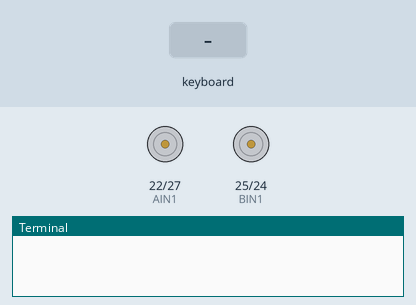
The program below on a simulated Raspberry Pi (BCM pin numbers). Shown: motor-driver pin pairs drawn as motors (green arrow = first pin HIGH = forward, orange = second pin HIGH = backward, longer = more drive, scaled by the enable pin), the last lines printed to the terminal. Inputs (shaded band) come from the test bench. The pygame window is not drawn.

Above: at 1.2 s.
1.3 s: key "w" typed on the keyboard
At 1.39 s:
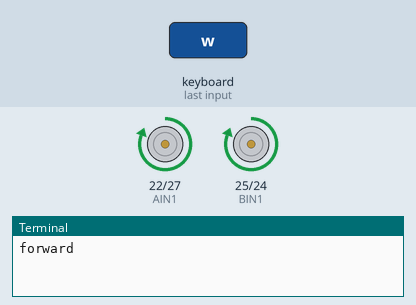
2.9 s: key "s" typed on the keyboard
At 2.99 s:
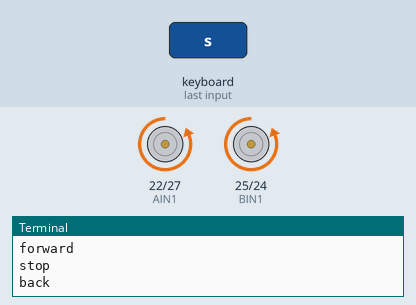
4.5 s: key "e" typed on the keyboard
At 4.59 s:
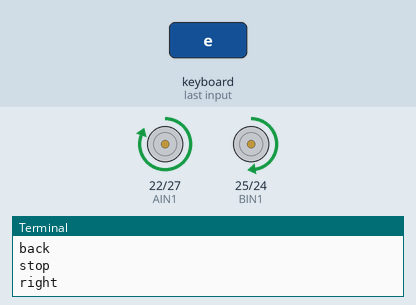
6.1 s: key "z" typed on the keyboard
At 6.19 s:
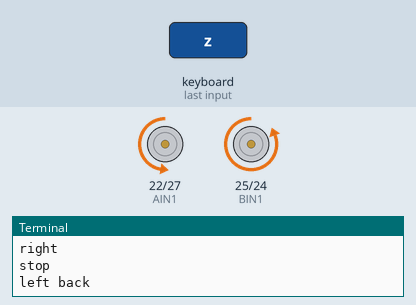
7.7 s: key "c" typed on the keyboard
At 7.79 s:
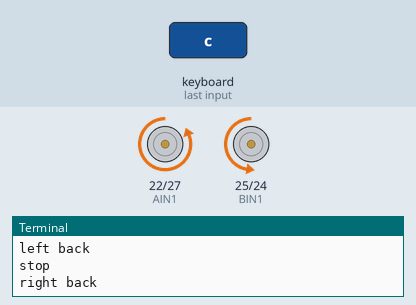
9.3 s: key "a" typed on the keyboard
At 9.39 s:
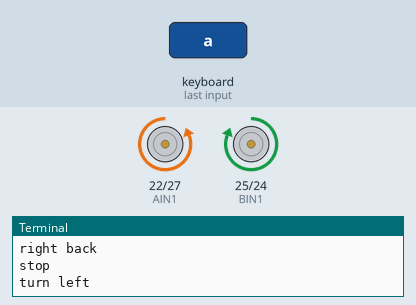
Timing chart, 0 to 11.9 s (numbered marks = the images above; inputs shaded):
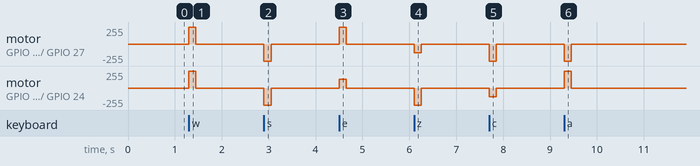

Measured:
- after the input at 1.3 s, motor on GPIO 22 (AIN1) / GPIO 27 (AIN2), motor on GPIO 25 (BIN1) / GPIO 24 (BIN2): stopped → forward 255/255 at once, → stopped 0.15 s later
- after the input at 2.9 s, motor on GPIO 22 (AIN1) / GPIO 27 (AIN2), motor on GPIO 25 (BIN1) / GPIO 24 (BIN2): stopped → backward 255/255 at once, → stopped 0.15 s later
- after the input at 4.5 s, motor on GPIO 22 (AIN1) / GPIO 27 (AIN2): stopped → forward 255/255 at once, → stopped 0.15 s later; motor on GPIO 25 (BIN1) / GPIO 24 (BIN2): stopped → forward 128/255 at once, → stopped 0.15 s later
- after the input at 6.1 s, motor on GPIO 22 (AIN1) / GPIO 27 (AIN2): stopped → backward 128/255 at once, → stopped 0.15 s later; motor on GPIO 25 (BIN1) / GPIO 24 (BIN2): stopped → backward 255/255 at once, → stopped 0.15 s later
- after the input at 7.7 s, motor on GPIO 22 (AIN1) / GPIO 27 (AIN2): stopped → backward 255/255 at once, → stopped 0.15 s later; motor on GPIO 25 (BIN1) / GPIO 24 (BIN2): stopped → backward 128/255 at once, → stopped 0.15 s later
- after the input at 9.3 s, motor on GPIO 22 (AIN1) / GPIO 27 (AIN2): stopped → backward 255/255 at once, → stopped 0.15 s later; motor on GPIO 25 (BIN1) / GPIO 24 (BIN2): stopped → forward 255/255 at once, → stopped 0.15 s later

The program:

keybdrive.py
```python
import  RPi.GPIO as GPIO
import time
import pygame
from pygame.locals import *
import sys

pygame.init()
screen=pygame.display.set_mode((75,75))  #windows size

PWMA = 18
AIN1 = 22
AIN2 = 27

PWMB = 23
BIN1 = 25
BIN2 = 24

def t_up(speedL,speedR):
        L_Motor.ChangeDutyCycle(speedL)
        GPIO.output(AIN2,False)#AIN2
        GPIO.output(AIN1,True) #AIN1

        R_Motor.ChangeDutyCycle(speedR)
        GPIO.output(BIN2,False)#BIN2
        GPIO.output(BIN1,True) #BIN1

def t_stop(t_time):
        L_Motor.ChangeDutyCycle(0)
        GPIO.output(AIN2,False)#AIN2
        GPIO.output(AIN1,False) #AIN1

        R_Motor.ChangeDutyCycle(0)
        GPIO.output(BIN2,False)#BIN2
        GPIO.output(BIN1,False) #BIN1
        time.sleep(t_time)

def t_down(speedL,speedR):
        L_Motor.ChangeDutyCycle(speedL)
        GPIO.output(AIN2,True)#AIN2
        GPIO.output(AIN1,False) #AIN1

        R_Motor.ChangeDutyCycle(speedR)
        GPIO.output(BIN2,True)#BIN2
        GPIO.output(BIN1,False) #BIN1

def t_left(speedL,speedR):
        L_Motor.ChangeDutyCycle(speedL)
        GPIO.output(AIN2,True)#AIN2
        GPIO.output(AIN1,False) #AIN1

        R_Motor.ChangeDutyCycle(speedR)
        GPIO.output(BIN2,False)#BIN2
        GPIO.output(BIN1,True) #BIN1

def t_right(speedL,speedR):
        L_Motor.ChangeDutyCycle(speedL)
        GPIO.output(AIN2,False)#AIN2
        GPIO.output(AIN1,True) #AIN1

        R_Motor.ChangeDutyCycle(speedR)
        GPIO.output(BIN2,True)#BIN2
        GPIO.output(BIN1,False) #BIN1

GPIO.setwarnings(False)
GPIO.setmode(GPIO.BCM)
GPIO.setup(AIN2,GPIO.OUT)
GPIO.setup(AIN1,GPIO.OUT)
GPIO.setup(PWMA,GPIO.OUT)
GPIO.setup(BIN1,GPIO.OUT)
GPIO.setup(BIN2,GPIO.OUT)
GPIO.setup(PWMB,GPIO.OUT)
L_Motor=GPIO.PWM(PWMA,100)
L_Motor.start(0)
R_Motor=GPIO.PWM(PWMB,100)
R_Motor.start(0)
try:
    while True:
        for event in pygame.event.get():
            if event.type == KEYDOWN:
                keys = pygame.key.get_pressed()
                if keys[pygame.K_w]:
                    t_up(100,100)
                    print("forward")
                elif keys[pygame.K_s]:
                    t_down(100,100)
                    print("back")
                elif keys[pygame.K_q]:
                    t_up(50,100)
                    print("left")
                elif keys[pygame.K_e]:
                    t_up(100,50)
                    print("right")
                elif keys[pygame.K_z]:
                    t_down(50,100)
                    print("left back")
                elif keys[pygame.K_c]:
                    t_down(100,50)
                    print("right back")
                elif keys[pygame.K_a]:
                    t_left(100,100)
                    print("turn left")
                elif keys[pygame.K_d]:
                    t_right(100,100)
                    print("turn right")
                    break
            elif event.type == KEYUP:
                t_stop(0)
                print("stop")
except KeyboardInterrupt:
    GPIO.cleanup()
```
